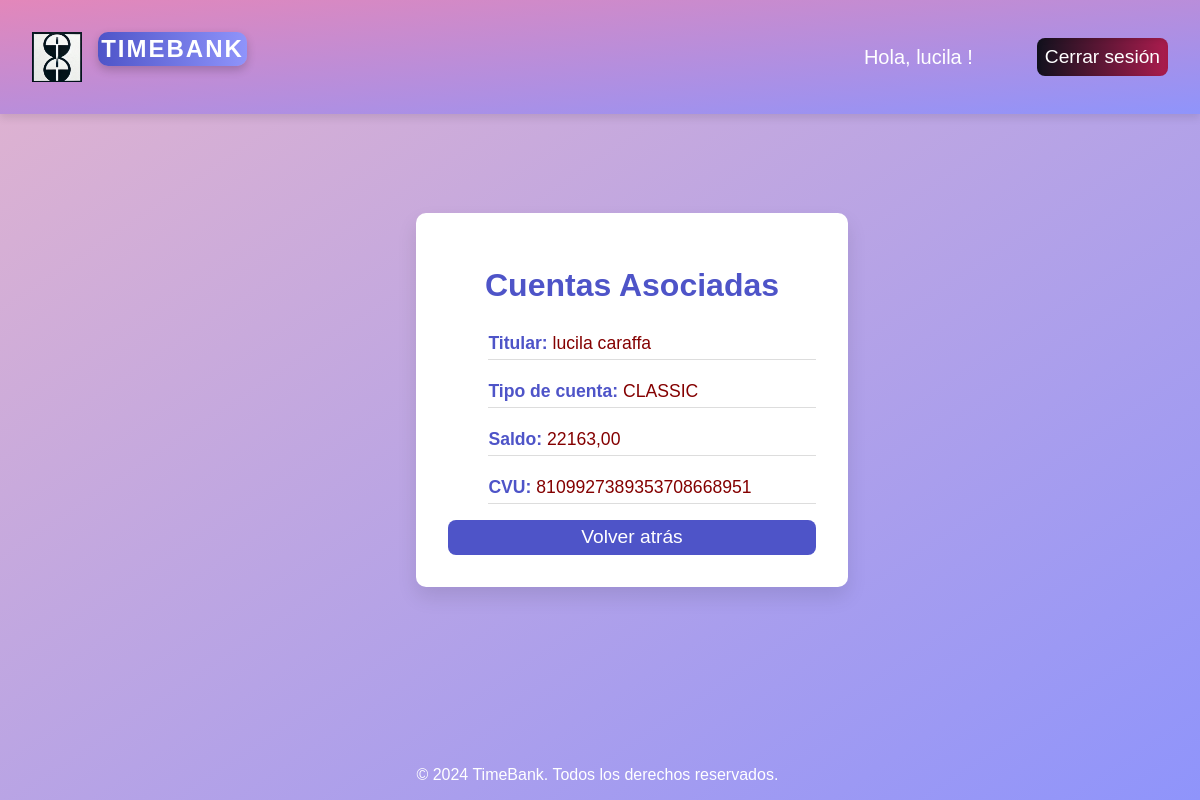
The app's page /cuentas/listar/ (signed in) with its own data.
### cuentas/models.py (models this page shows, shortened)
class Cuenta(models.Model):
    TIPO_CUENTA_CHOICES = [
        ('BLACK', 'Black'),
        ('GOLD', 'Gold'),
        ('SILVER', 'Silver'),
        ('CLASSIC', 'Classic'),
    ]
    cliente = models.OneToOneField(Cliente, on_delete=models.CASCADE)  # Relación uno a uno con Cliente
    saldo = models.DecimalField(max_digits=12, decimal_places=2, default=10000.00)  # Saldo inicial predeterminado
    cvu = models.CharField(max_length=22, unique=True, default=None)  # CVU único, generado automáticamente
    tipo = models.CharField(max_length=10, choices=TIPO_CUENTA_CHOICES, default='GOLD')  # Tipo de cuenta predeterminado

### clientes/models.py (models this page shows, shortened)
class Cliente(models.Model):
    user = models.OneToOneField(User, on_delete=models.CASCADE, null=True, blank=True)  # Relación uno a uno con el modelo User
    nombre = models.CharField(max_length=100, blank=True)  # Permitimos que estén vacíos inicialmente
    apellido = models.CharField(max_length=100, blank=True)
    dni = models.CharField(max_length=20, blank=True)
    email = models.EmailField(blank=True)  # Usamos el email del usuario
    telefono = models.CharField(max_length=15, blank=True)
    fecha_nacimiento = models.DateField(null=True, blank=True)

### cuentas/views.py (the view)
# urls.py: path('listar/', views.listar_cuentas, name='listar_cuentas'),
@login_required
def listar_cuentas(request):
    cuentas = Cuenta.objects.filter(cliente__user=request.user)
    return render(request, 'cuentas/listar_cuentas.html', {'cuentas': cuentas})

### cuentas/templates/cuentas/listar_cuentas.html (shortened to what this page needs)
{% extends 'base/base.html' %}
{% block content %}
<div class="detalle-container">
    <h1>Cuentas Asociadas</h1>
    <ul class="cuentas-list">
        {% for cuenta in cuentas %}
            <li><strong>Titular:</strong> {{cuenta.cliente.nombre}} {{cuenta.cliente.apellido}}</li>
            <li><strong>Tipo de cuenta:</strong> {{ cuenta.tipo }}</li>
            <li><strong>Saldo:</strong> {{ cuenta.saldo }}</li>
            <li><strong>CVU:</strong> {{ cuenta.cvu }}</li>
        {% empty %}
            <li>No hay cuentas registradas.</li>
        {% endfor %}
    </ul>
    <a href="{% url 'homebanking:homebanking' %}">
        <button class="btn-submit">Volver atrás</button>
    </a>
</div>
{% endblock %}

### templates/base/base.html (shortened to what this page needs)
<!DOCTYPE html>
<html lang="en">
<head>
    {% load static %}
    <link rel="stylesheet" href="{% static 'css/styles.css' %}">
</head>
<body>
    <div class="page-container">
        <header class="site-header">
            <div class="logo-container">
                <img src="{% static 'images/logo.jpg' %}" alt="Logo TimeBank" class="logo">
                <h1 class="site-title">TimeBank</h1>
            </div>
            <nav>
                <ul class="nav-links1">
                    {% if user.is_authenticated %}
                        <li>Hola, {{ user.username }} !</li>
                        <li><a href="{% url 'login:logout' %}">
                        <button class="btn-submit1">Cerrar sesión</button></a></li>
                    {% else %}
                        <li><a href="{% url 'login:login' %}">Iniciar sesión</a></li>
                        <li><a href="{% url 'login:registro' %}">Registrarse</a></li>
                    {% endif %}
                </ul>
            </nav>
        </header>
        <main>
            {% block content %}{% endblock %}
        </main>
        <footer>
            <p>&copy; 2024 TimeBank. Todos los derechos reservados.</p>
        </footer>
    </div>
</body>
</html>

### static/css/styles.css (style rules this page uses)
body { font-family: 'Arial', sans-serif; background: linear-gradient(to bottom right, #e3b4ce, #8f94fb); color: rgb(0, 0, 0); margin: 0; padding: 0; display: flex; justify-content: center; align-items: center; min-height: 100vh; }
.nav-links1 { display: flex; justify-content: center; align-items: center; gap: 4rem; font-size: 20px; list-style: none; margin: 0; padding: 0; color:rgb(255, 255, 255); }
.btn-submit1 { padding: 0.5rem; border: none; background: linear-gradient(90deg, #11111d, #ac1c4e); color: #fff; font-size: 1.2rem; border-radius: 8px; cursor: pointer; transition: background 0.3s ease; width: 100%; box-shadow: inset 0 2px 5px rgba(0, 0, 0, 0.1); flex: 1 1 auto; }
.btn-submit { padding: 0.4rem; border: none; background: #4e54c8; color: #fff; font-size: 1.2rem; border-radius: 8px; cursor: pointer; transition: background 0.3s ease; width: 100%; flex: 1 1 auto; }
.site-header { display: flex; justify-content: space-between; align-items: center; padding: 1rem 2rem; background: linear-gradient(to bottom right, #e387ba, #8f94fb); color: #ffffff; box-shadow: 0 4px 8px rgba(0, 0, 0, 0.1); position: fixed; top: 0; left: 0; right: 0; z-index: 1000; }
.site-header a { color: white; }
.logo-container { display: flex; align-items: center; gap: 1rem; }
.logo { width: 50px; height: 50px; }
.site-title { font-size: 1.5rem; font-weight: bold; color: #ffffff; text-align: center; padding: 0.2rem; margin-bottom: 2rem; background: linear-gradient(90deg, #4e54c8, #8f94fb); border-radius: 10px; box-shadow: 0 4px 10px rgba(0, 0, 0, 0.2); text-transform: uppercase; letter-spacing: 2px; }
footer { text-align: center; position: fixed; bottom:0px; color: #fff; text-align: center; padding: 0rem; margin-bottom: 0; margin-top: auto; }
.detalle-container { width: 100%; max-width: 900px; padding: 2rem; background: #fff; border-radius: 10px; box-shadow: 0 10px 20px rgba(0, 0, 0, 0.1); text-align: center; text-align: left; animation: fadeIn 1s ease-in-out; }
.cuentas-list li { font-size: 1.1rem; color: #840000; margin-bottom: 1rem; padding: 5px 0; border-bottom: 1px solid #ddd; }
.detalle-container ul { list-style: none; text-align: left; align-items: right; align-content: right; }
h1 { font-size: 2rem; color: #4e54c8; margin-bottom: 1.5rem; text-align: center; }
strong { color: #4e54c8; }

### records on screen
Cuenta: cliente.nombre "lucila", cliente.apellido "caraffa", tipo "CLASSIC", saldo "22163,00", cvu "8109927389353708668951"

### other values on screen
{{ user.username }} "lucila"
